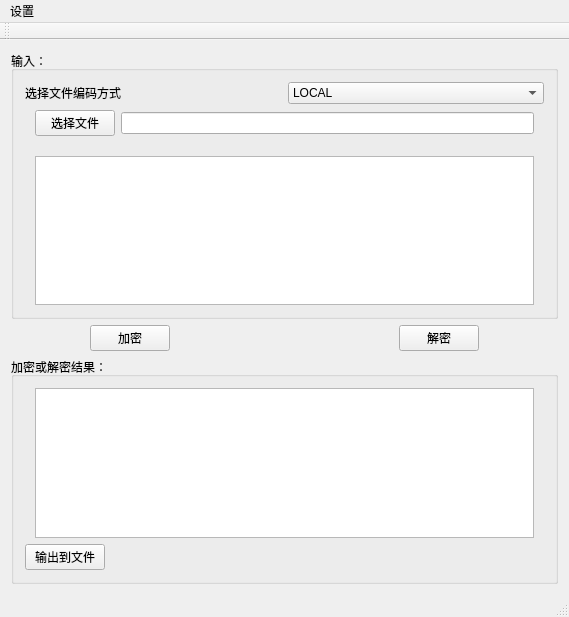
<?xml version="1.0" encoding="UTF-8"?>
<ui version="4.0">
 <class>MainWindow</class>
 <widget class="QMainWindow" name="MainWindow">
  <property name="geometry">
   <rect>
    <x>0</x>
    <y>0</y>
    <width>569</width>
    <height>617</height>
   </rect>
  </property>
  <property name="windowTitle">
   <string>MainWindow</string>
  </property>
  <widget class="QWidget" name="centralWidget">
   <layout class="QVBoxLayout" name="verticalLayout_5">
    <item>
     <widget class="QGroupBox" name="groupBox">
      <property name="title">
       <string>输入：</string>
      </property>
      <layout class="QVBoxLayout" name="verticalLayout_3">
       <item>
        <layout class="QHBoxLayout" name="horizontalLayout_3">
         <item>
          <widget class="QLabel" name="label">
           <property name="text">
            <string>选择文件编码方式</string>
           </property>
          </widget>
         </item>
         <item>
          <widget class="QComboBox" name="comboBoxCode">
           <property name="sizePolicy">
            <sizepolicy hsizetype="Minimum" vsizetype="Fixed">
             <horstretch>0</horstretch>
             <verstretch>0</verstretch>
            </sizepolicy>
           </property>
           <item>
            <property name="text">
             <string>LOCAL</string>
            </property>
           </item>
           <item>
            <property name="text">
             <string>UTF-8</string>
            </property>
           </item>
           <item>
            <property name="text">
             <string>GBK</string>
            </property>
           </item>
           <item>
            <property name="text">
             <string>GB2312</string>
            </property>
           </item>
           <item>
            <property name="text">
             <string>ISO 8859-1</string>
            </property>
           </item>
           <item>
            <property name="text">
             <string>BIG5</string>
            </property>
           </item>
           <item>
            <property name="text">
             <string>GB18030</string>
            </property>
           </item>
           <item>
            <property name="text">
             <string>UTF-16</string>
            </property>
           </item>
          </widget>
         </item>
        </layout>
       </item>
       <item>
        <layout class="QVBoxLayout" name="verticalLayout_2">
         <property name="spacing">
          <number>20</number>
         </property>
         <property name="leftMargin">
          <number>10</number>
         </property>
         <property name="rightMargin">
          <number>10</number>
         </property>
         <item>
          <layout class="QHBoxLayout" name="horizontalLayout">
           <item>
            <widget class="QPushButton" name="pushButtonChoose">
             <property name="sizePolicy">
              <sizepolicy hsizetype="Fixed" vsizetype="Fixed">
               <horstretch>0</horstretch>
               <verstretch>0</verstretch>
              </sizepolicy>
             </property>
             <property name="text">
              <string>选择文件</string>
             </property>
            </widget>
           </item>
           <item>
            <widget class="QLineEdit" name="lineEditPath">
             <property name="sizePolicy">
              <sizepolicy hsizetype="Preferred" vsizetype="Fixed">
               <horstretch>0</horstretch>
               <verstretch>0</verstretch>
              </sizepolicy>
             </property>
            </widget>
           </item>
          </layout>
         </item>
         <item>
          <widget class="QTextEdit" name="textEditEncrypt"/>
         </item>
        </layout>
       </item>
      </layout>
     </widget>
    </item>
    <item>
     <layout class="QHBoxLayout" name="horizontalLayout_2">
      <property name="spacing">
       <number>150</number>
      </property>
      <item>
       <widget class="QPushButton" name="pushButtonEncrypt">
        <property name="sizePolicy">
         <sizepolicy hsizetype="Fixed" vsizetype="Fixed">
          <horstretch>0</horstretch>
          <verstretch>0</verstretch>
         </sizepolicy>
        </property>
        <property name="text">
         <string>加密</string>
        </property>
       </widget>
      </item>
      <item>
       <widget class="QPushButton" name="pushButtonDecrypt">
        <property name="sizePolicy">
         <sizepolicy hsizetype="Fixed" vsizetype="Fixed">
          <horstretch>0</horstretch>
          <verstretch>0</verstretch>
         </sizepolicy>
        </property>
        <property name="text">
         <string>解密</string>
        </property>
       </widget>
      </item>
     </layout>
    </item>
    <item>
     <widget class="QGroupBox" name="groupBox_2">
      <property name="title">
       <string>加密或解密结果：</string>
      </property>
      <layout class="QVBoxLayout" name="verticalLayout_4">
       <item>
        <layout class="QVBoxLayout" name="verticalLayout">
         <property name="spacing">
          <number>20</number>
         </property>
         <property name="leftMargin">
          <number>10</number>
         </property>
         <property name="rightMargin">
          <number>10</number>
         </property>
         <item>
          <widget class="QTextEdit" name="textEditDecrypt"/>
         </item>
        </layout>
       </item>
       <item>
        <widget class="QPushButton" name="pushButtonDecryptToFile">
         <property name="sizePolicy">
          <sizepolicy hsizetype="Fixed" vsizetype="Fixed">
           <horstretch>0</horstretch>
           <verstretch>0</verstretch>
          </sizepolicy>
         </property>
         <property name="text">
          <string>输出到文件</string>
         </property>
        </widget>
       </item>
      </layout>
     </widget>
    </item>
   </layout>
  </widget>
  <widget class="QMenuBar" name="menuBar">
   <property name="geometry">
    <rect>
     <x>0</x>
     <y>0</y>
     <width>569</width>
     <height>23</height>
    </rect>
   </property>
   <widget class="QMenu" name="menu">
    <property name="title">
     <string>设置</string>
    </property>
    <addaction name="actionConfig"/>
   </widget>
   <addaction name="menu"/>
  </widget>
  <widget class="QToolBar" name="mainToolBar">
   <attribute name="toolBarArea">
    <enum>TopToolBarArea</enum>
   </attribute>
   <attribute name="toolBarBreak">
    <bool>false</bool>
   </attribute>
  </widget>
  <widget class="QStatusBar" name="statusBar"/>
  <action name="actionConfig">
   <property name="text">
    <string>设置加密方式</string>
   </property>
  </action>
 </widget>
 <layoutdefault spacing="6" margin="11"/>
 <resources/>
 <connections/>
</ui>
